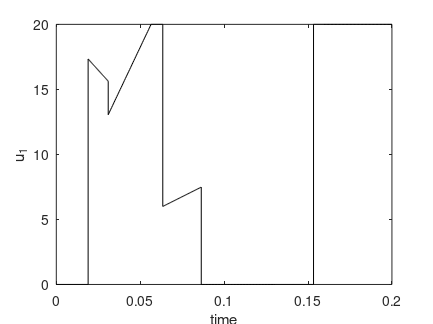
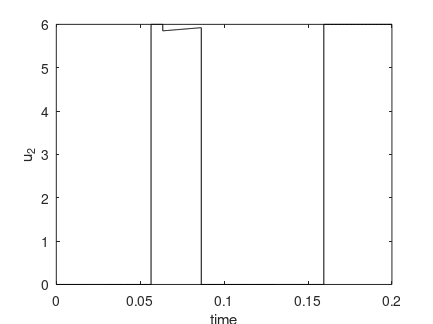
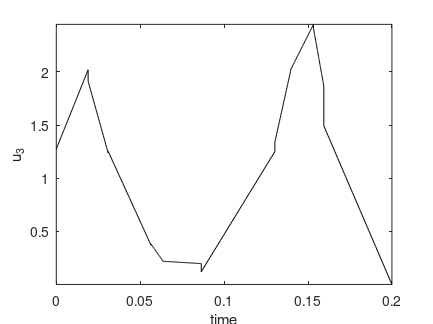
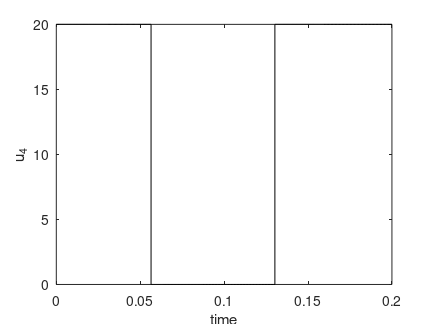

Source code (MATLAB) for these figures, in order: (Note: this script raises an error after producing the figures.)
load optimprofiles tplot uplot xplot

% ploting
%..........................................................................
plot(tplot,uplot(:,1),'k-')
title('')
xlabel('time')
ylabel('u_1')
axis tight
% axis([0 30 -2.05 1.05])
set(1,'PaperUnits','centimeters')
set(1,'PaperPosition',[3 10 11 8.25])

print -depsc u1_4210.eps
pause

plot(tplot,uplot(:,2),'k-')
title('')
xlabel('time')
ylabel('u_2')
axis tight
% axis([0 30 -2.05 1.05])
set(1,'PaperUnits','centimeters')
set(1,'PaperPosition',[3 10 11 8.25])

print -depsc u2_4210.eps
pause

plot(tplot,uplot(:,3),'k-')
title('')
xlabel('time')
ylabel('u_3')
axis tight
% axis([0 30 -2.05 1.05])
set(1,'PaperUnits','centimeters')
set(1,'PaperPosition',[3 10 11 8.25])

print -depsc u3_4210.eps
pause

plot(tplot,uplot(:,4),'k-')
title('')
xlabel('time')
ylabel('u_4')
axis tight
% axis([0 30 -2.05 1.05])
set(1,'PaperUnits','centimeters')
set(1,'PaperPosition',[3 10 11 8.25])

print -depsc u4_4210.eps
pause

plot(tplot,xplot(:,1),'k-',tplot,xplot(:,2),'b-',tplot,xplot(:,3),'r-', ...
     tplot,xplot(:,4),'g-',tplot,xplot(:,5),'c-',tplot,xplot(:,6),'y-', ...
     tplot,xplot(:,7),'m-')
title('')
xlabel('time')
ylabel('x_1, x_2, x_3, x_4, x_5, x_6, x_7')
legend('x_1','x_2','x_3','x_4','x_5','x_6','x_7',1)
axis tight
% axis([0 30 0 20.05])
set(1,'PaperUnits','centimeters')
set(1,'PaperPosition',[3 10 11 8.25])

print -depsc x17_4210.eps
pause

plot(tplot,xplot(:,8),'k-')
title('')
xlabel('time')
ylabel('x_8')
axis tight
% axis([0 30 0 20.05])
set(1,'PaperUnits','centimeters')
set(1,'PaperPosition',[3 10 11 8.25])

print -depsc x8_4210.eps
pause
close
%..........................................................................